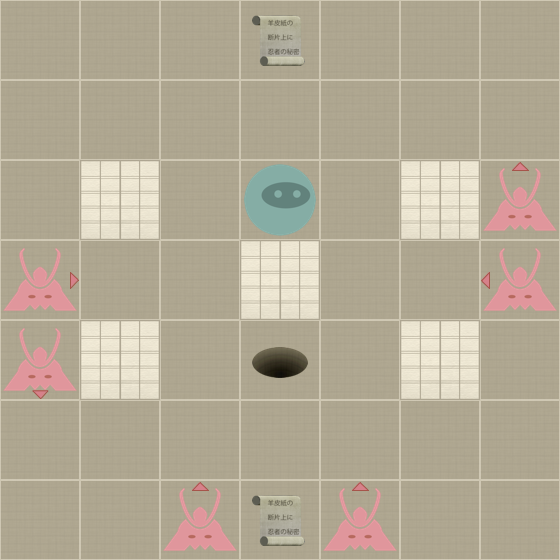

Below is a game level as drawn by its tile map, then a one-line description and the .tmx that defines it (tile-layer data replaced by summaries):
An orthogonal 7x7 tile map with 80x80 px tiles, 2 tile layers (Level, Actors).

<map version="1.0" orientation="orthogonal" width="7" height="7" tilewidth="80" tileheight="80">
 <properties>
  <property name="moves" value="16" />
 </properties>
 <tileset firstgid="1" name="tiles" tilewidth="80" tileheight="80" spacing="2" margin="2">
  <image source="tiles-ipad.png" width="512" height="512" />
  <tile id="0">
   <properties>
    <property name="actor" value="exit" />
   </properties>
  </tile>
  <tile id="2">
   <properties>
    <property name="actor" value="guard" />
    <property name="direction" value="down" />
   </properties>
  </tile>
  <tile id="3">
   <properties>
    <property name="actor" value="guard" />
    <property name="direction" value="left" />
   </properties>
  </tile>
  <tile id="4">
   <properties>
    <property name="actor" value="guard" />
    <property name="direction" value="right" />
   </properties>
  </tile>
  <tile id="5">
   <properties>
    <property name="actor" value="guard" />
    <property name="direction" value="up" />
   </properties>
  </tile>
  <tile id="7">
   <properties>
    <property name="actor" value="player" />
   </properties>
  </tile>
  <tile id="8">
   <properties>
    <property name="actor" value="scroll" />
   </properties>
  </tile>
  <tile id="9">
   <properties>
    <property name="wall" value="1" />
   </properties>
  </tile>
 </tileset>
 <layer name="Level" width="7" height="7">
  <data>[49 cells, 49 non-empty, 2 distinct tile ids]</data>
 </layer>
 <layer name="Actors" width="7" height="7">
  <data>[49 cells, 10 non-empty, 7 distinct tile ids]</data>
 </layer>
</map>
